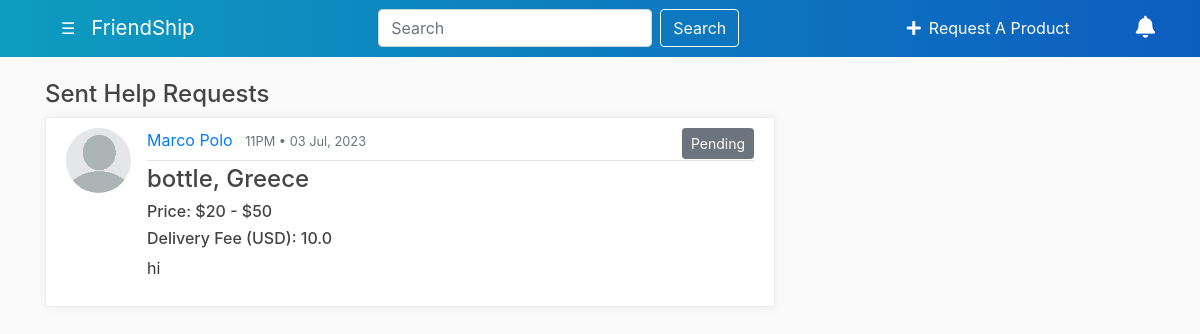
Page /help_requests_history (signed in) on the committed database.
### friendship/models.py (models this page shows, shortened)
class HelpRequest(db.Model):
    id = db.Column(db.Integer, primary_key=True)
    date_sent = db.Column(db.DateTime, nullable=False, default=datetime.utcnow)
    sender_id = db.Column(db.Integer, db.ForeignKey('user.id'), nullable=False)
    post_id = db.Column(db.Integer, db.ForeignKey('post.id'), nullable=False)
    tip_amount = db.Column(db.Float, nullable=False)
    accepted = db.Column(db.Boolean, nullable=False, default=False)
    lower_tip_amount = db.Column(db.Float, nullable=True)
    is_waiting_tip_amount = db.Column(db.Boolean, nullable=False, default=False)
    last_delivery_date = db.Column(db.DateTime, nullable=False)
    is_cancelled=db.Column(db.Boolean, nullable=False, default=False)
    is_cancelled_by_deliver=db.Column(db.Boolean, nullable=False, default=False)
    is_completed=db.Column(db.Boolean, nullable=False, default=False)

class User(db.Model, UserMixin): #inheritance from db.Mode and UserMixin
    id = db.Column(db.Integer, primary_key=True)
    username =db.Column(db.String(20), unique=True, nullable=False)
    email =db.Column(db.String(120), unique=True, nullable=False)
    first_name=db.Column(db.String(30), nullable=False)
    last_name=db.Column(db.String(30), nullable=False)
    image_file = db.Column(db.String(20), nullable=False, default='default.jpg')
    password = db.Column(db.String(60))
    country = db.Column(db.String(100),nullable=False)
    city = db.Column(db.String(100),nullable=False)
    phone_code=db.Column(db.String(10),nullable=False)
    phone_number=db.Column(db.String(30),nullable=False)
    is_google_user = db.Column(db.Boolean, nullable=False, default=False) # new field
    google_id = db.Column(db.String(120), unique=True) # new field
    posts = db.relationship('Post', backref='author', lazy=True) #we can use author attribute to get the user who created the post
    help_requests_sent = db.relationship('HelpRequest', backref='sender', lazy=True)
    reviews_received = db.relationship('Review', foreign_keys='Review.reviewed_id', backref=db.backref('reviewed', lazy=True))
    reviews_given = db.relationship('Review', foreign_keys='Review.reviewer_id', backref=db.backref('reviewer', lazy=True))
    notifications = db.relationship('Notification', foreign_keys='Notification.user_id', backref=db.backref('user', lazy=True))
    notifications_sent = db.relationship('Notification', foreign_keys='Notification.sender_id', backref=db.backref('sender', lazy=True))
    unread_notifications_counter =db.Column(db.Integer, default=0)
    sum_rates_as_deliver=db.Column(db.Float, nullable=False ,default=0)
    num_rates_as_deliver=db.Column(db.Integer,nullable=False ,default=0)
    shared_posts = db.relationship('PostShare', backref='user', lazy=True) #IGNORE IT, WE DID NOT USE IT

class Post(db.Model):
    id = db.Column(db.Integer, primary_key=True)
    product_name = db.Column(db.String(100), nullable=False)
    date_posted = db.Column(db.DateTime, nullable=False, default=datetime.utcnow)
    content = db.Column(db.String(150), nullable=False)
    user_id = db.Column(db.Integer, db.ForeignKey('user.id'), nullable=False) #author. Why lowercase U ? in the User model,
    country = db.Column(db.String(100), nullable=False)
    price = db.Column(db.Float, nullable=True)
    price_range=db.Column(db.String(20), nullable=False)
    tip_amount = db.Column(db.Float, nullable=False)
    image_file = db.Column(db.String(20), nullable=True)
    help_requests = db.relationship('HelpRequest', foreign_keys='HelpRequest.post_id', backref='post', lazy=True)
    accepted_help_request_id = db.Column(db.Integer, db.ForeignKey('help_request.id'), nullable=True)
    accepted_help_request = db.relationship('HelpRequest', foreign_keys=[accepted_help_request_id])
    is_arrived= db.Column(db.Boolean, nullable=False, default=False) # new field
    is_arrived_confirmed=db.Column(db.Boolean, nullable=False, default=False)
    current_cancelled_request_id=db.Column(db.Integer, db.ForeignKey('help_request.id'), nullable=True)
    shares = db.relationship('PostShare', backref='post', lazy=True) #IGNORE IT, WE DID NOT USE IT

### friendship/routes.py (the view)
@app.route("/help_requests_history")
@login_required
def view_help_requests_history():
    return render_template('help_requests_history.html', title='help_requests_history')

### friendship/models.py (called while the page is built)
@login_manager.user_loader
def load_user(user_id):
    return db.session.query(User).get(int(user_id))

### friendship/routes.py (called while the page is built)
@app.context_processor
def inject_notifications():
    if current_user.is_authenticated:
        if current_user.notifications:
            notifications = current_user.notifications
            notifications=sorted(notifications, key=lambda p: p.date_created, reverse=True)
            notifications=notifications[:6]
            return dict(notifications=notifications, unread_count=current_user.unread_notifications_counter)
        else:
            return dict(notifications=[], unread_count=0)
    else:
        return dict()

@app.template_filter('string_to_dict')
def string_to_dict(value):
    return json.loads(value)

### friendship/templates/help_requests_history.html (shortened to what this page needs)
{% extends "layout.html" %}
{% block content %}
{% if not current_user.help_requests_sent %}
    <h4>No Sent Help Requests </h4>
{% else %}
    <h4 >Sent Help Requests</h4>
    {% for help_request in current_user.help_requests_sent %}
        <article class="media content-section">
            <img class="rounded-circle article-img" src="{{ url_for('static', filename='profile_pics/' + help_request.post.author.image_file) }}">
            <div class="media-body">
                <div class="article-metadata d-flex justify-content-between">
                    <div>
                        <a class="mr-2" href="{{ url_for('view_account', username=help_request.post.author.username) }}">{{ help_request.post.author.first_name + " " + help_request.post.author.last_name }}</a>
                        <small class="text-muted">{{ help_request.post.date_posted.strftime('%I%p • %d %b, %Y') }}</small>
                    </div>
                    {% if help_request.post.accepted_help_request and help_request.post.accepted_help_request==help_request %}
                        <a type="button" class="btn btn-success btn-sm ml-auto" href="{{ url_for('post', post_id=help_request.post.id) }}" >
                            Help Request Accepted
                        </a>
                    {% else %}
                        <a type="button" class="btn btn-secondary btn-sm ml-auto" href="{{ url_for('post', post_id=help_request.post.id) }}" >
                            Pending
                        </a>
                    {% endif %}
                </div>
                <h4><a class="article-title" href="{{ url_for('post', post_id=help_request.post.id) }}">{{ help_request.post.product_name + ", " + help_request.post.country }}</a></h4>
                 <h6 class="article-content">{{"Price: " + help_request.post.price_range }}</h6>
                 <h6 class="article-content">Delivery Fee (USD): {{ help_request.post.tip_amount }}</h6>
                 <p class="article-content">{{ help_request.post.content }}</p>
            </div>
        </article>
    {% endfor %}
{% endif %}
{% endblock content %}

### friendship/static/main.css (style rules this page uses)
body { background: #fafafa; color: #333333; margin-top: 5rem; }
h1, h2, h3, h4, h5, h6 { color: #444444; }
.content-section { background: #ffffff; padding: 10px 20px; border: 1px solid #f0eded; border-radius: 3px; margin-bottom: 20px; box-shadow: 0 0 10px 0 rgba(183, 192, 206, 0.2); -webkit-box-shadow: 0 0 10px 0 rgba(183, 192, 206, 0.2); -moz-box-shadow: 0 0 10px 0 rgba(183, 192, 206, 0.2); -ms-box-shadow: 0 0 10px 0 rgba(183, 192, 206, 0.2); }
.article-title { color: #444444; }
.article-content { white-space: pre-line; }
.article-img { height: 65px; width: 65px; margin-right: 16px; }
.article-metadata { padding-bottom: 1px; margin-bottom: 4px; border-bottom: 1px solid #e3e3e3 }

### rows in the picture
HelpRequest: image_file (placeholder picture), post.author "Marco Polo", post.date_posted "11PM • 03 Jul, 2023", post "bottle, Greece", post.tip_amount "10.0", post.content "hi"
Post: price_range "Price: $20 - $50"
